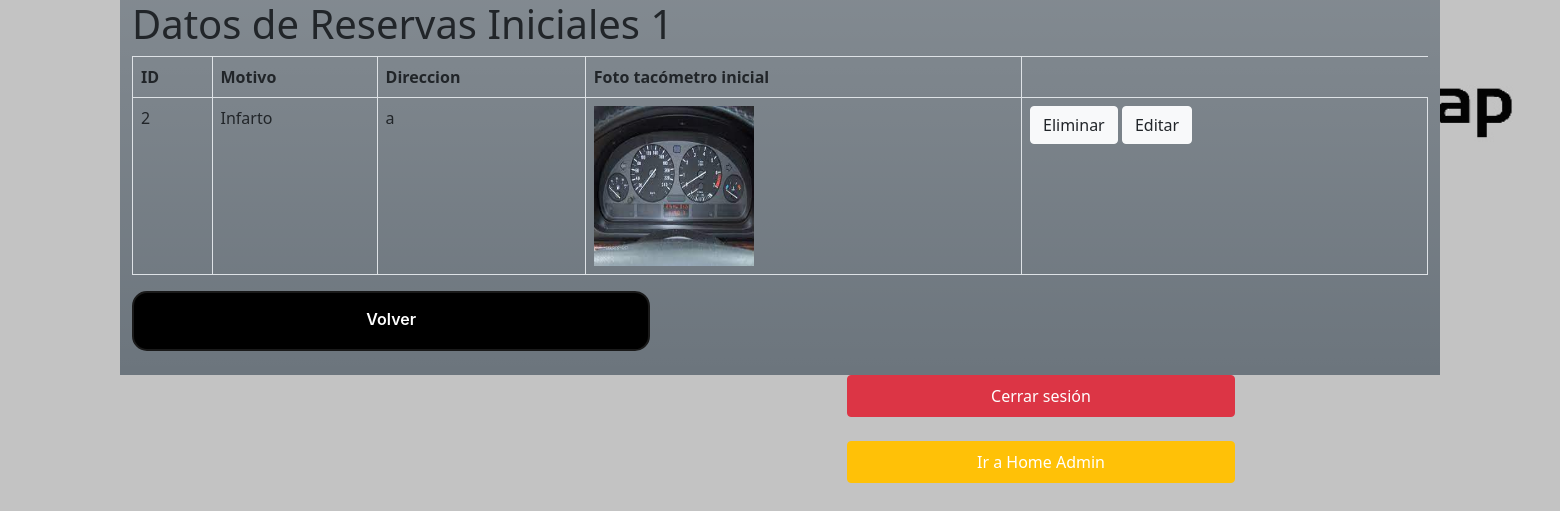
The app's page /reservas/crud_agenda_inicial2_listar/ (signed in) with its own data.
### reservas/models.py (models this page shows, shortened)
class Reserva_Inicial2(models.Model):
    motivo2 = models.CharField(max_length=60, blank=True,null=True)
    direccion2 = models.CharField(max_length=60, blank=True, null=True)
    foto_tacometro2 = models.ImageField(upload_to='reservas/media', blank=True, null=True)

### reservas/decorators.py (the view)
    def wrapper_func(request, *args, **kwargs):
        if request.user.is_superuser:
            print("AUTENTICADO y SUPERUSER")
            return view_func(request, *args, **kwargs)
        print("NO AUTENTICADO")
        return redirect('/reservas/cuenta/login')

### reservas/views.py (called while the page is built)
@superuser_required
def crud_agenda_inicial2_listar(request):
    reservas_iniciales2=Reserva_Inicial2.objects.all()
    return render (request, 'crud_agenda_inicial2_listar.html',{"reserva_inicial2":reservas_iniciales2})

### reservas/templates/crud_agenda_inicial2_listar.html (shortened to what this page needs)
{% extends 'base_usuario.html' %}
{% block content %}
<body>
    <div class="container">
        <div class="row">
            <div class="col-xs-12 col-lg-12 bg-secondary bg-gradient bg-opacity-50">
                <h1>Datos de Reservas Iniciales 1</h1>
                <table class="table table-bordered">
                    <th>ID</th>
                    <th>Motivo</th>
                    <th>Direccion</th>
                    <th>Foto tacómetro inicial</th>
                    {% for x in reserva_inicial2 %}
                        <tr>
                            <td>{{ x.id }}
                            <td>{{ x.motivo2 }}
                            <td>{{ x.direccion2 }}
                            <td> <img src="/media/{{x.foto_tacometro2}}" style="height: 10em; width:10em;"> </td>
                            <td> <a class="btn btn-light text-dark" href="{% url 'reserva_inicial2_Del' pk=x.id %}">Eliminar</a>
                                <a class="btn btn-light text-dark" href="{% url 'reserva_inicial2_Edit' pk=x.id %}">Editar</a>
                        </tr>
                    {% endfor %}
                </table>
                <a href="{% url 'home_admin' %}" class="button-4">Volver</a>
                <br>
                <br>
            </div>
        </div>
    </div>
</body>
{% endblock %}

### static/registration/Css/Login.css (style rules this page uses)
* { margin: 0; padding: 0; box-sizing: border-box; }

### reservas/templates/base_usuario.html (style rules this page uses)
body { background-image: url("static/fondoina.jpg"); background-repeat: no-repeat; background-attachment: fixed; background-size: 100%; }
.button-4 { appearance: none; background-color: #000000; border: 2px solid #1a1a1a; border-radius: 15px; box-sizing: border-box; color: #ffffff; cursor: pointer; display: inline-block; font-family: Roobert, -apple-system, BlinkMacSystemFont, "Segoe UI", Helvetica, Arial, sans-serif, "Apple Color Emoji", "Segoe UI Emoji", "Segoe UI Symbol"; font-size: 16px; font-weight: 600; line-height: normal; margin: 0; min-height: 60px; min-width: 0; outline: none; padding: 16px 24px; text-align: center; text-decoration: none; transition: all 300ms cubic-bezier(0.23, 1, 0.32, 1); user-select: none; -webkit-user-select: none; touch-action: manipulation; width: 40%; will-change: transform; size: 10px; }

### records on screen
Reserva_Inicial2: id "2", motivo2 "Infarto", direccion2 "a", foto_tacometro2 (picture)
